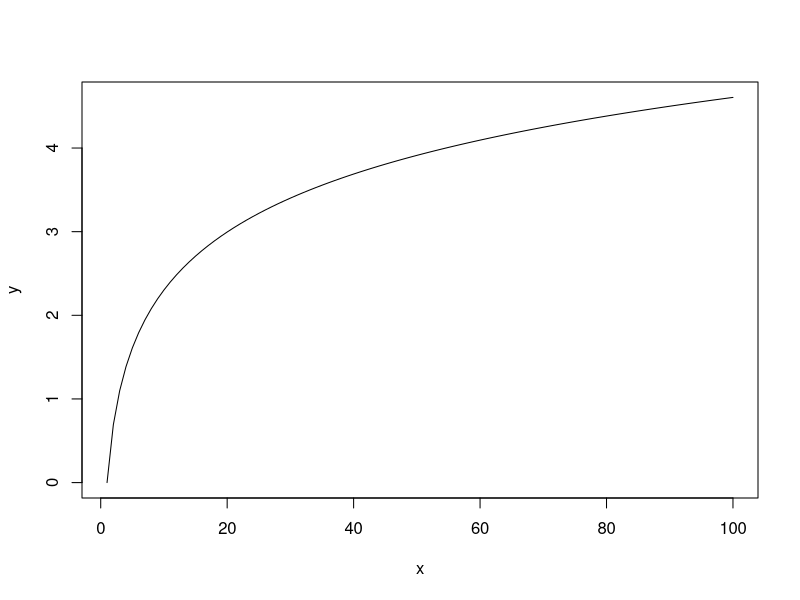
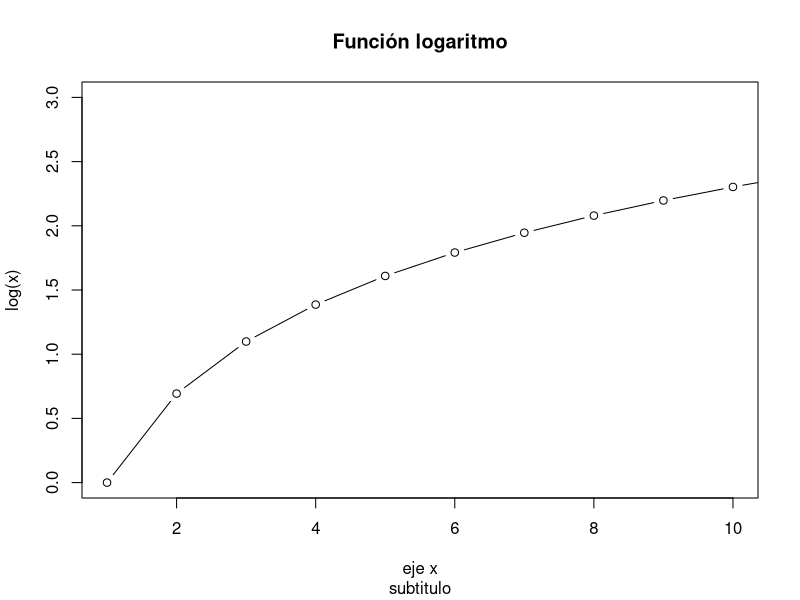
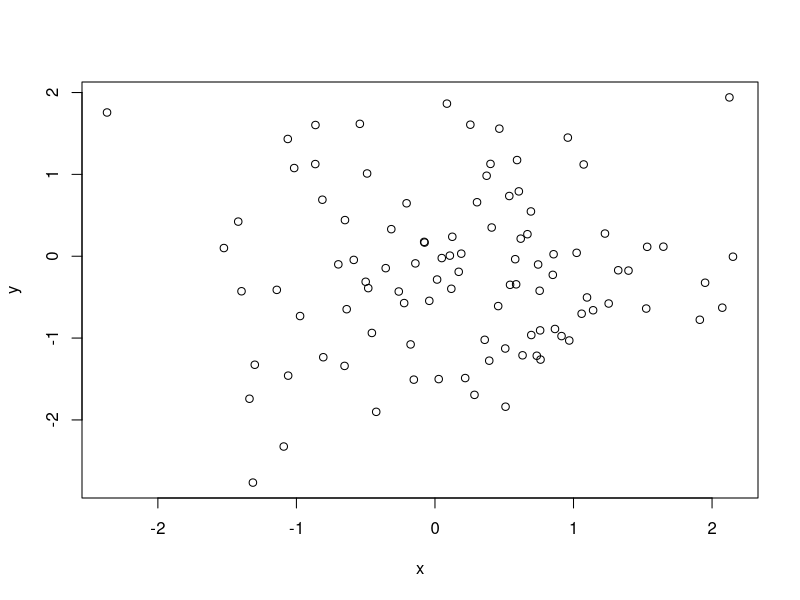
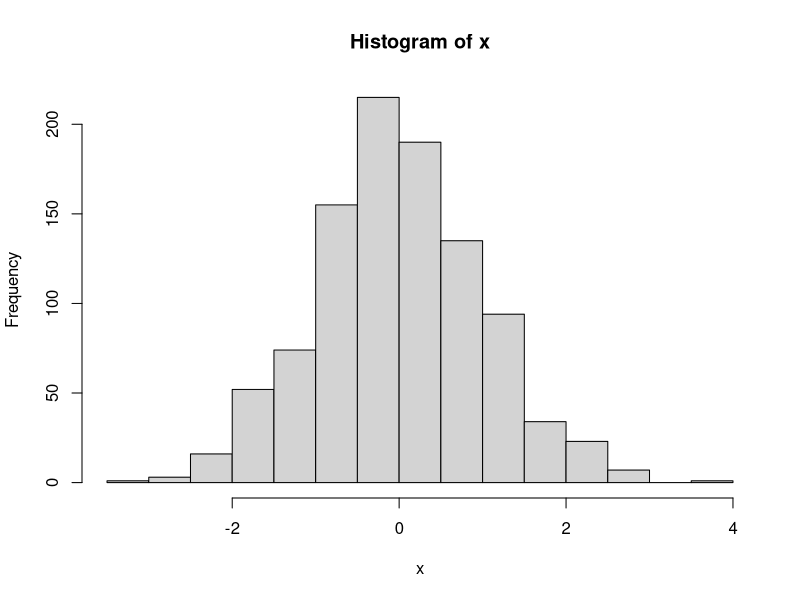
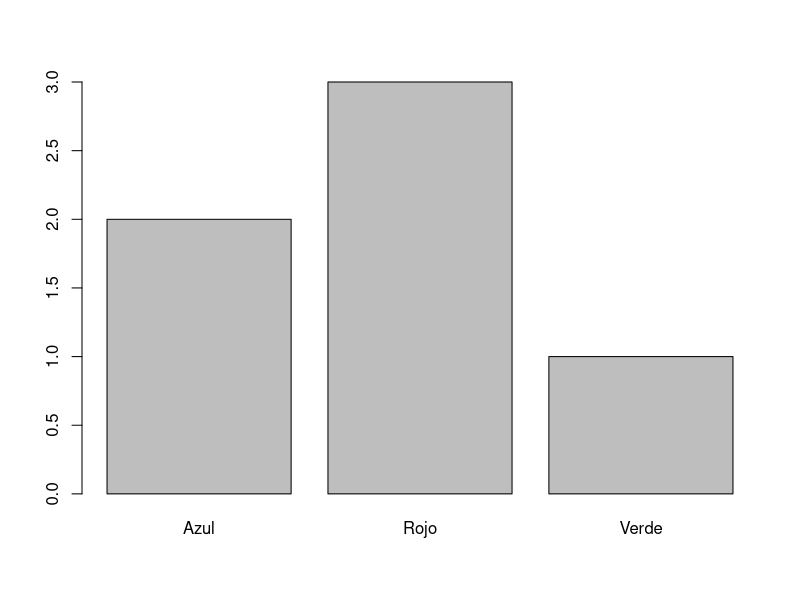
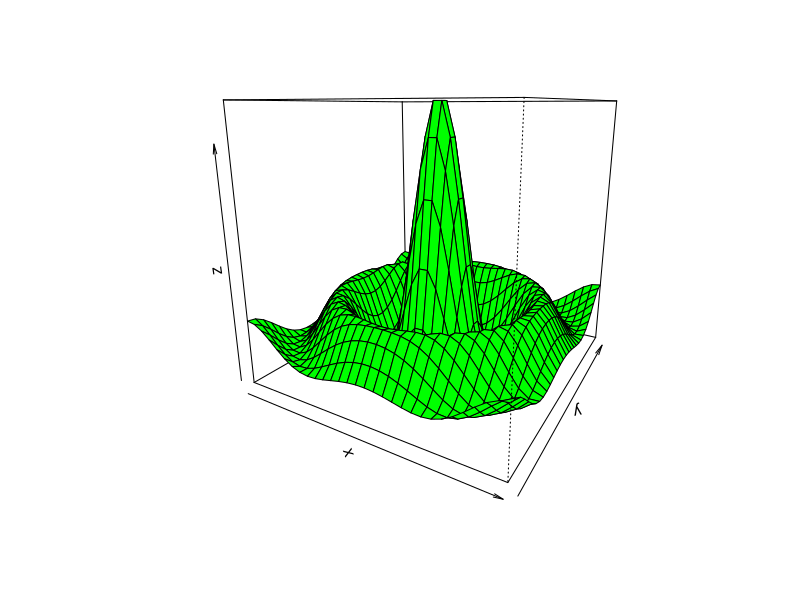

These figures' R source, in order: (Note: this script raises an error after producing the figures.)
# Visualización

# Función gráfica básica: plot()

x <- 1:100
y <- log(x)

plot(x,y,type="l")
plot(x,y,main="Función logaritmo", sub="subtitulo",
     xlab="eje x", ylab="log(x)", xlim=c(1,10), ylim=c(0,3),
     type="b")

# Scatter plot
x <- rnorm(100)
y <- rnorm(100)
plot(x,y)

# Histogramas
x <- rnorm(1000)
hist(x)

# Gráficos de barra
x <- c("Rojo","Verde","Rojo","Azul","Azul","Rojo")
barplot(table(x))

# Gráficos 3D
x <- seq(-10,10, length=30)
y <- x
f <- function(x,y){
  r <- sqrt(x^2+y^2)
  10*sin(r)/r
}
z <- outer(x,y,f)
persp(x,y,z,theta=30,phi=15,col="green")

# Plotly
install.packages("plotly")
libray(plotly)

trace_0 <- rnorm(100, mean = 5)
trace_1 <- rnorm(100, mean = 0)
trace_2 <- rnorm(100, mean = -5)
x <- c(1:100)

data <- data.frame(x, trace_0, trace_1, trace_2)

# sin tereminar ver, plot.ly/r/
